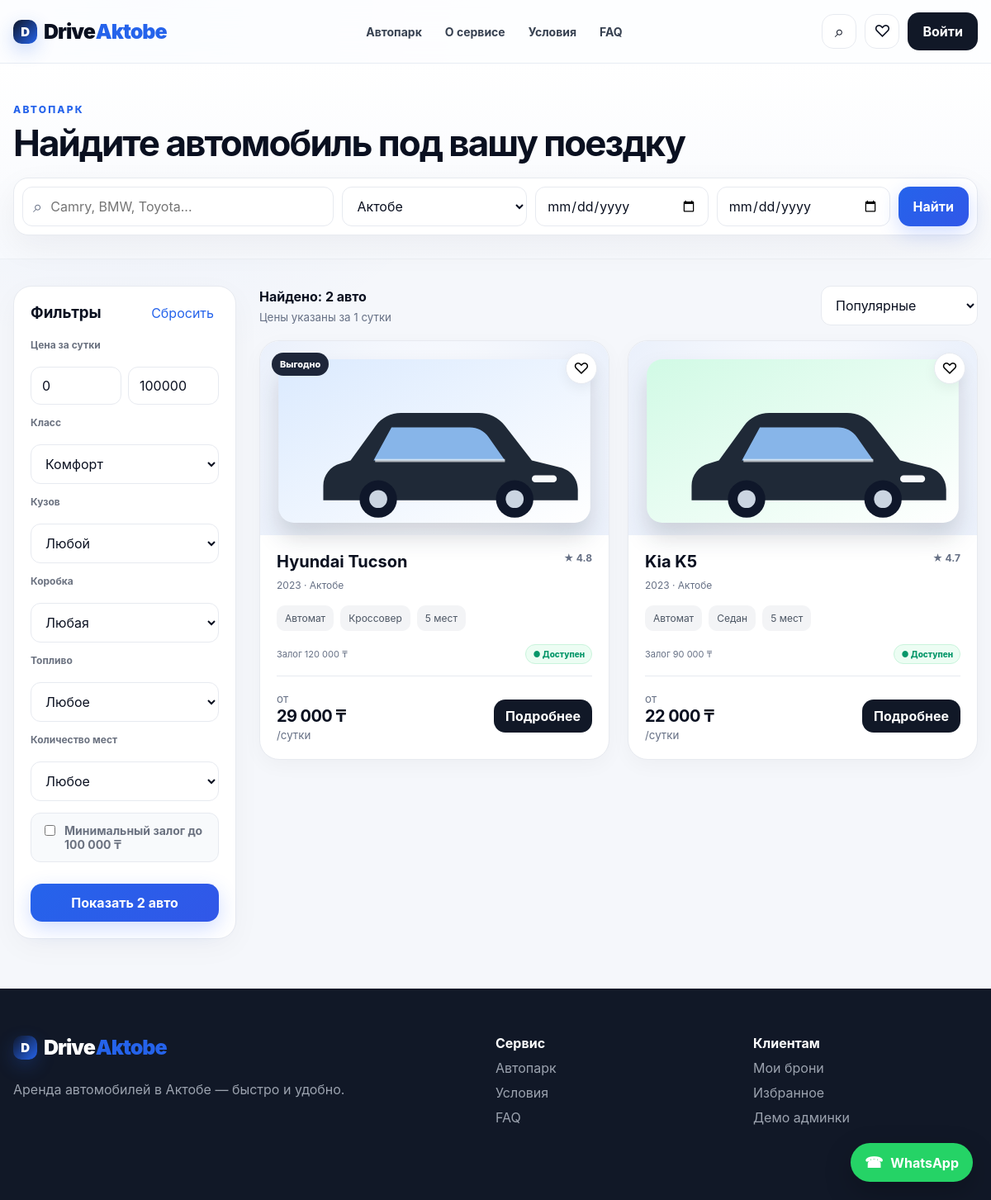
Page /catalog?class=Комфорт on the committed database.
### tables this page shows
CREATE TABLE cars(
      id INTEGER PRIMARY KEY AUTOINCREMENT, name TEXT, city TEXT, price INTEGER, class TEXT,
      body TEXT, gearbox TEXT, fuel TEXT, seats INTEGER, year INTEGER, deposit INTEGER,
      rating REAL DEFAULT 5, image TEXT, badge TEXT, features TEXT, status TEXT DEFAULT 'Доступен',
      hidden INTEGER DEFAULT 0, created_at TEXT
    );

### app.py (the view)
@app.get('/catalog', response_class=HTMLResponse, name='catalog')
def catalog(request:Request,city:str='',min_price:int=0,max_price:int=100000,car_class:str=Query('',alias='class'),gearbox:str='',body:str='',fuel:str='',seats:int=0,no_deposit:int=0,q:str='',sort:str='popular',pickup:str='',return_date:str=Query('',alias='return')):
    cars=[x for x in all_cars() if x['status']=='Доступен']
    if city: cars=[x for x in cars if x['city']==city]
    if min_price: cars=[x for x in cars if x['price']>=min_price]
    if max_price: cars=[x for x in cars if x['price']<=max_price]
    if car_class: cars=[x for x in cars if x['class']==car_class]
    if gearbox: cars=[x for x in cars if x['gearbox']==gearbox]
    if body: cars=[x for x in cars if x['body']==body]
    if fuel: cars=[x for x in cars if x['fuel']==fuel]
    if seats: cars=[x for x in cars if x['seats']>=seats]
    if no_deposit: cars=[x for x in cars if x['deposit']<=100000]
    if q:
        needle=q.lower().strip(); cars=[x for x in cars if any(needle in str(x.get(k,'')).lower() for k in ['name','class','body','city'])]
    if pickup and return_date: cars=[x for x in cars if not is_busy(x['id'],pickup,return_date)]
    if sort=='price_asc': cars.sort(key=lambda x:x['price'])
    elif sort=='price_desc': cars.sort(key=lambda x:x['price'],reverse=True)
    elif sort=='rating': cars.sort(key=lambda x:x['rating'],reverse=True)
    else: cars.sort(key=lambda x:(x['badge']!='Популярный',-x['rating']))
    return templates.TemplateResponse(request=request,name='catalog.html',context=ctx(request,cars=cars,city=city,min_price=min_price,max_price=max_price,car_class=car_class,gearbox=gearbox,body=body,fuel=fuel,seats=seats,no_deposit=no_deposit,q=q,sort=sort,pickup=pickup,return_date=return_date))

### templates/catalog.html (shortened to what this page needs)
{% extends 'base.html' %}{% block title %}Каталог авто — Актобе{% endblock %}{% block content %}
<section class="page-hero catalog-hero"><div class="container"><div class="eyebrow">АВТОПАРК</div><h1>Найдите автомобиль под вашу поездку</h1><form class="catalog-search catalog-search-pro" method="get"><div class="search-field"><span>⌕</span><input name="q" placeholder="Camry, BMW, Toyota..." value="{{ q }}"></div><select name="city"><option value="Актобе" >Актобе</option></select><input type="date" name="pickup" value="{{ pickup or '' }}"><input type="date" name="return" value="{{ return_date or '' }}"><button class="btn btn-primary">Найти</button></form></div></section>
<section class="container catalog-layout"><aside class="filters" id="filters"><div class="filters-head"><h3>Фильтры</h3><button class="link-btn" type="button" onclick="clearFilters()">Сбросить</button></div><form method="get" id="filter-form"><label>Цена за сутки</label><div class="price-pair"><input type="number" name="min_price" min="0" step="1000" value="{{ min_price }}" placeholder="от"><input type="number" name="max_price" min="0" step="1000" value="{{ max_price }}" placeholder="до"></div><label>Класс</label><select name="class">{% for x in ['Эконом','Комфорт','Бизнес','Премиум'] %}<option value="{{ x }}" {% if car_class==x %}selected{% endif %}>{{ x }}</option>{% endfor %}</select><label>Кузов</label><select name="body"><option value="">Любой</option></select><label>Коробка</label><select name="gearbox"><option value="">Любая</option></select><label>Топливо</label><select name="fuel"><option value="">Любое</option></select><label>Количество мест</label><select name="seats"><option value="0">Любое</option></select><label class="check filter-check"><input type="checkbox" name="no_deposit" value="1" > Минимальный залог до 100 000 ₸</label><button class="btn btn-primary btn-full">Показать {{ cars|length }} авто</button></form></aside><div class="catalog-main"><div class="catalog-toolbar"><div><b>Найдено: {{ cars|length }} авто</b><small>Цены указаны за 1 сутки</small></div><div><form method="get" class="sort-form"><select name="sort" onchange="this.form.submit()"><option value="popular">Популярные</option></select></form></div></div><div class="car-grid two">{% for car in cars %}{% include '_car_card.html' %}{% else %}<div class="empty empty-pro"><b>Подходящих автомобилей не найдено</b><p>Попробуйте изменить даты, город или фильтры.</p><a class="btn btn-dark" href="/catalog">Сбросить фильтры</a></div>{% endfor %}</div></div></section>
{% endblock %}

### templates/_car_card.html
<article class="car-card" data-car-id="{{ car.id }}"><div class="car-img"><img src="{{ url_for('static', path=car.image) }}" alt="{{ car.name }}" loading="lazy">{% if car.badge %}<span class="badge">{{ car.badge }}</span>{% endif %}<button class="heart" data-favorite="{{ car.id }}" aria-label="Добавить в избранное">♡</button></div><div class="car-body"><div class="car-title"><div><h3>{{ car.name }}</h3><span>{{ car.year }} · {{ car.city }}</span></div><b>★ {{ car.rating }}</b></div><div class="spec-row"><span>{{ car.gearbox }}</span><span>{{ car.body }}</span><span>{{ car.seats }} мест</span></div><div class="car-meta"><span>Залог {{ '{:,}'.format(car.deposit).replace(',', ' ') }} ₸</span><span class="availability-chip">● Доступен</span></div><div class="car-footer"><div><small>от</small><strong>{{ '{:,}'.format(car.price).replace(',', ' ') }} ₸</strong><small>/сутки</small></div><a class="btn btn-dark" href="{{ url_for('car_detail', car_id=car.id) }}">Подробнее</a></div></div></article>

### rows in the picture
cars: image (picture), badge "Выгодно", name "Hyundai Tucson", year "2023", city "Актобе", rating "4.8", gearbox "Автомат", body "Кроссовер", seats "5", deposit "120 000", price "29 000"
cars: image (picture), name "Kia K5", year "2023", city "Актобе", rating "4.7", gearbox "Автомат", body "Седан", seats "5", deposit "90 000", price "22 000"

### other values in the picture
{{ cars|length }} "2"
form field class "Комфорт"
